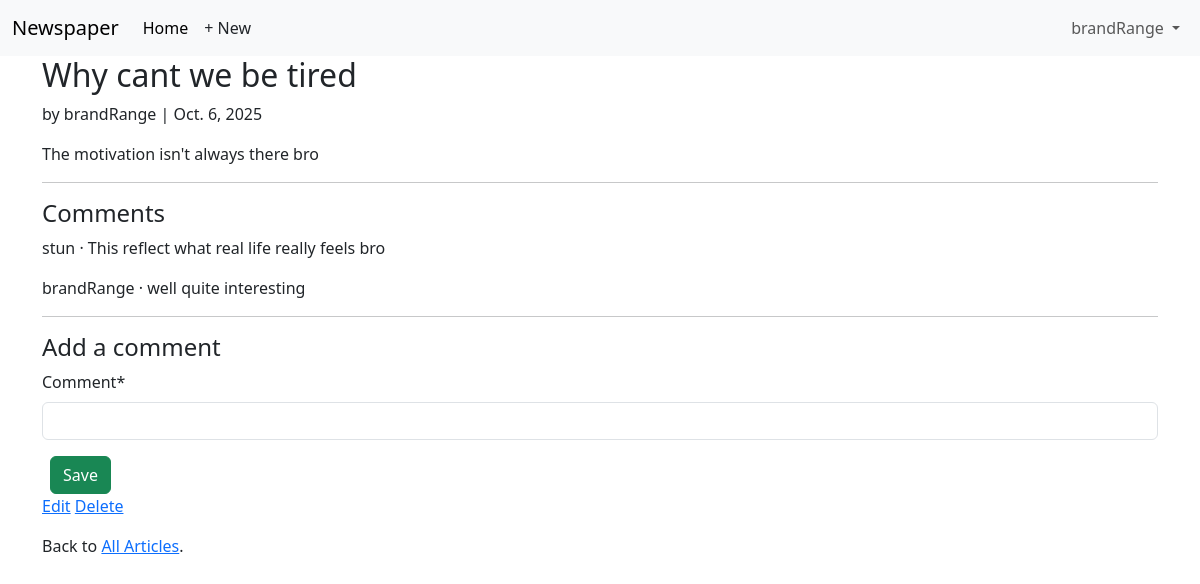
The app's page /articles/6/ (signed in) with its own data.
### accounts/models.py (models this page shows)
class CustomUser(AbstractUser):
    age = models.PositiveIntegerField(null=True, blank=True)

### articles/models.py (models this page shows, shortened)
class Article(models.Model):
    title = models.CharField(max_length=255)
    body = models.TextField()
    date = models.DateField(auto_now_add=True)
    author = models.ForeignKey(
        settings.AUTH_USER_MODEL,
        on_delete=models.CASCADE,
    )
    class Meta:
        ordering = ['-date']

class Comment(models.Model):
    article = models.ForeignKey(Article, on_delete= models.CASCADE)
    comment = models.CharField(max_length=200)
    author = models.ForeignKey(
        settings.AUTH_USER_MODEL,
        on_delete=models.CASCADE,
        )
    def __str__(self):
        return self.comment

### articles/views.py (the view, shortened to what this page needs)
# urls.py: path("<int:pk>/", ArticleDetailView.as_view(), name="article_detail"),
class ArticleDetailView(LoginRequiredMixin, View):
    def get(self, request, *args, **kwargs):
        view = CommentGet.as_view()
        return view(request, *args, **kwargs)

### articles/views.py (called while the page is built)
    def get_context_data(self, **kwargs):
        context = super().get_context_data(**kwargs)
        context["form"] = CommentForm
        return context

### templates/article_detail.html
{% extends "base.html" %}
{% load crispy_forms_tags %}
{% block content %}
<div class="article-entry">
    <h2>{{ object.title }}</h2>
    <p>by {{ object.author }} | {{ object.date }}</p>
    <p>{{ object.body }}</p>
</div>
<hr>
<h4>Comments</h4>
{% for comment in article.comment_set.all %}
<p>{{ comment.author }} &middot; {{ comment }}</p>
{% endfor %}
<hr>
<h4>Add a comment</h4>
<form action="" method="post"> {% csrf_token %}
    {{ form |crispy}}
    <button class="btn btn-success ms-2" type="submit">Save</button>
</form>
<div>
    {% if article.author.pk == request.user.pk %}
    <p><a href="{% url 'article_edit' article.pk %}">Edit</a>
    <a href="{% url 'article_delete' article.pk %}">Delete</a>
    </p>
    {% endif %}
    <p>Back to <a href="{% url 'article_list' %}">All Articles</a>.</p>
</div>
{% endblock content %}

### templates/base.html (shortened to what this page needs)
{% load static %}
<!DOCTYPE html>
<html>
<head>
    <link href="https://cdn.jsdelivr.net/npm/bootstrap@5.3.8/dist/css/bootstrap.min.css" rel="stylesheet">
</head>
<body>
    <nav class="navbar navbar-expand-lg bg-body-tertiary">
    <div class="container-fluid">
        <a class="navbar-brand" href="{% url 'home' %}">Newspaper</a>
        <div class="collapse navbar-collapse" id="navbarSupportedContent">
            <ul class="navbar-nav me-auto mb-2 mb-lg-0">
                <li class="nav-item">
                    <a class="nav-link active" aria-current="page" href="#">Home</a>
                </li>
                {% if user.is_authenticated %}
                <li><a href="{% url 'article_new' %}" class="nav-link px-2 link-dark">+ New</a></li>
            </ul>
        <div class="mr-auto">
            <ul class="navbar-nav">
                <li class="nav-item dropdown">
                    <a class="nav-link dropdown-toggle" href="#" role="button"
                    data-bs-toggle="dropdown" aria-expanded="false">
                    {{ user.username }}
                    </a>
</li>
{% endif %}
</div>
</div>
</nav>
<main>
<div class="container">
{% block content %}
{% endblock content %}
</div>
</main>
</body>
</html>

### records on screen
CustomUser: username "brandRange"
Article: title "Why cant we be tired", author "brandRange", date "Oct. 6, 2025", body "The motivation isn't always there bro"
Comment: author "stun", comment "This reflect what real life really feels bro"
Comment: author "brandRange", comment "well quite interesting"
